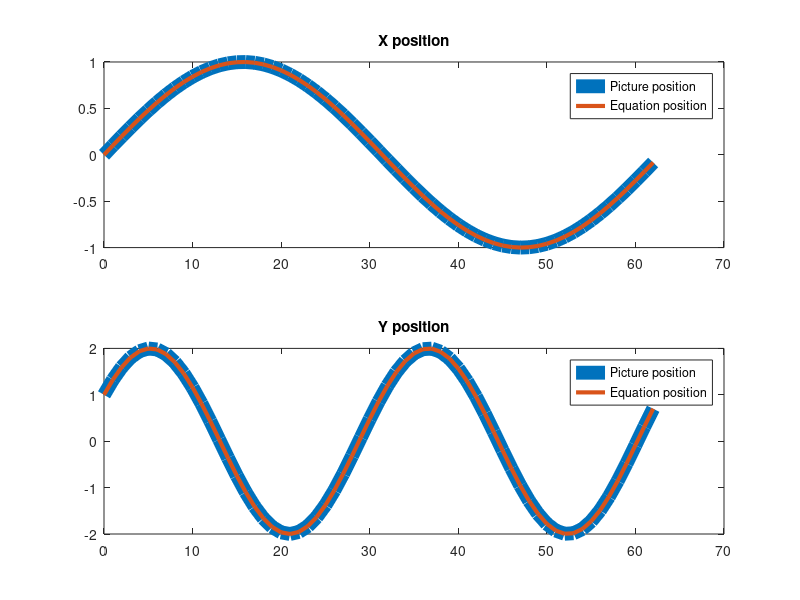
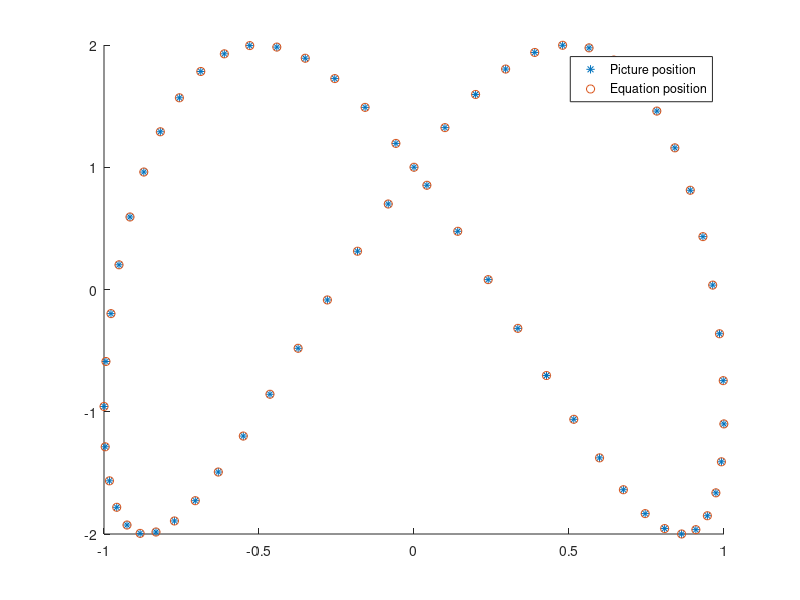

Write the MATLAB code that produced these figures, in order.
clear
% 時刻tで変化する任意のデータ
% data = load('cat_data.mat');
% data.size = length(data.position);

tt = 0 : 0.1 : 2*pi;
data.position(1, :) = sin(tt);
data.position(2, :) = 2*sin(2*tt + pi/6);
data.size = length(data.position);

picture.position.x = data.position(1, 1:data.size); 
picture.position.y = data.position(2, 1:data.size); 

% フーリエ変換
equation.F.x = fft(picture.position.x);
equation.F.y = fft(picture.position.y);


% 三角関数の重ね合わせで近似
N = length(picture.position.x);
t = 0:N-1;
equation.position.x = zeros(1,N);
equation.position.y = zeros(1,N);

for k = 1:N
    % use exp
    equation.position.x = equation.position.x + equation.F.x(k) * exp(2*pi*1i*(k-1)*t/N);
    equation.position.y = equation.position.y + equation.F.y(k) * exp(2*pi*1i*(k-1)*t/N);
    
    %use sin cos
    % equation.position.x = equation.position.x + real(equation.F.x(k))*cos(2*pi*(k-1)*t/N) - imag(equation.F.x(k))*sin(2*pi*(k-1)*t/N);
    % equation.position.y = equation.position.y + real(equation.F.y(k))*cos(2*pi*(k-1)*t/N) - imag(equation.F.y(k))*sin(2*pi*(k-1)*t/N);

end
equation.position.x = real(equation.position.x/N);
equation.position.y = real(equation.position.y/N);

figure(1)
subplot(2, 1, 1)
plot(t, picture.position.x, 'LineWidth', 10)
hold on
plot(t, equation.position.x, 'LineWidth', 3)
hold off
legend("Picture position", "Equation position")
title("X position")

subplot(2, 1, 2)
plot(t, picture.position.y, 'LineWidth', 10)
hold on
plot(t, equation.position.y, 'LineWidth', 3)
hold off
legend("Picture position", "Equation position")
title("Y position")

figure(2)
scatter(picture.position.x, picture.position.y, "*")
hold on
scatter(equation.position.x, equation.position.y, "o")
hold off
legend("Picture position", "Equation position")

% TeX形式の数式を出力
% equation.tex_string.x = '';
% for k = 1:N
%     if k == 1
%         equation.tex_string.x = [equation.tex_string.x, num2str(real(equation.F.x(k))/N)];
%     else
%         equation.tex_string.x = [equation.tex_string.x, ' + ', num2str(real(equation.F.x(k))/N), 'e^{', num2str(2*pi*1i*(k-1)), 't}'];
%     end
% end
% disp(equation.tex_string.x)
